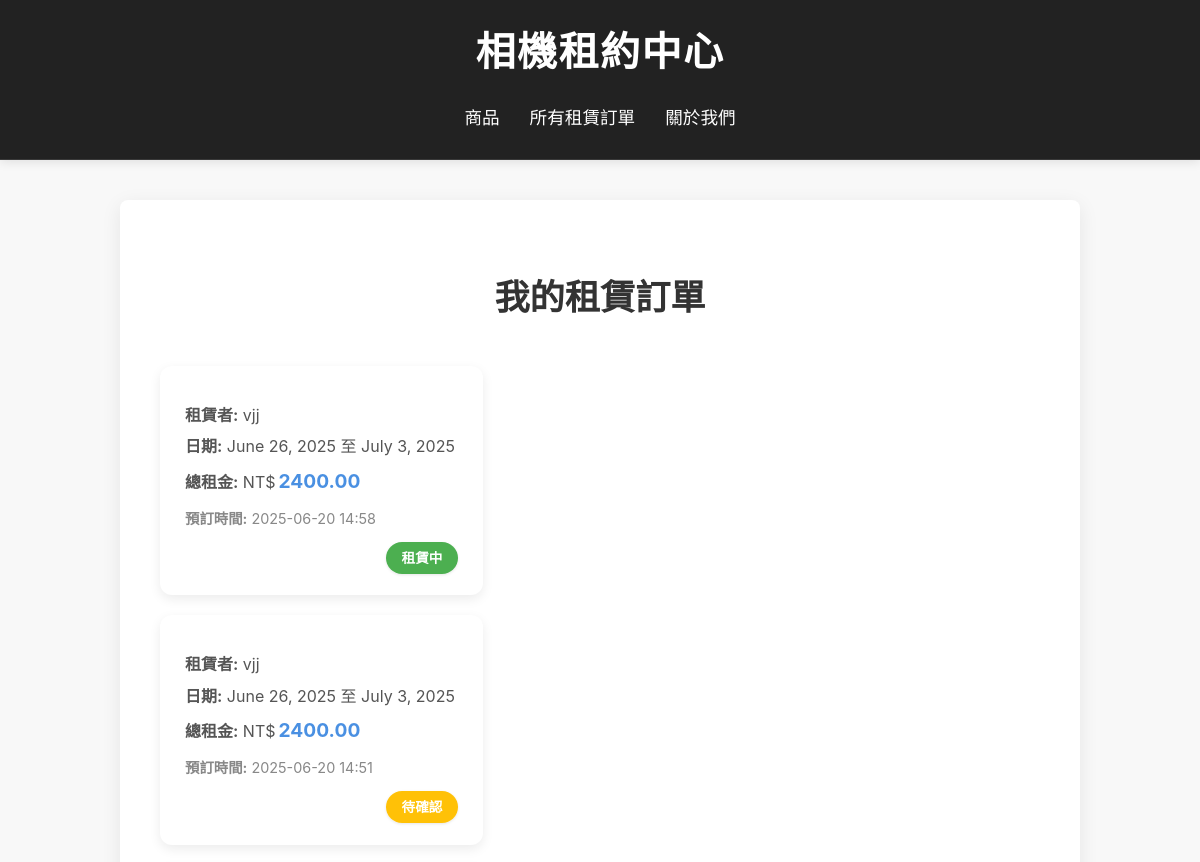
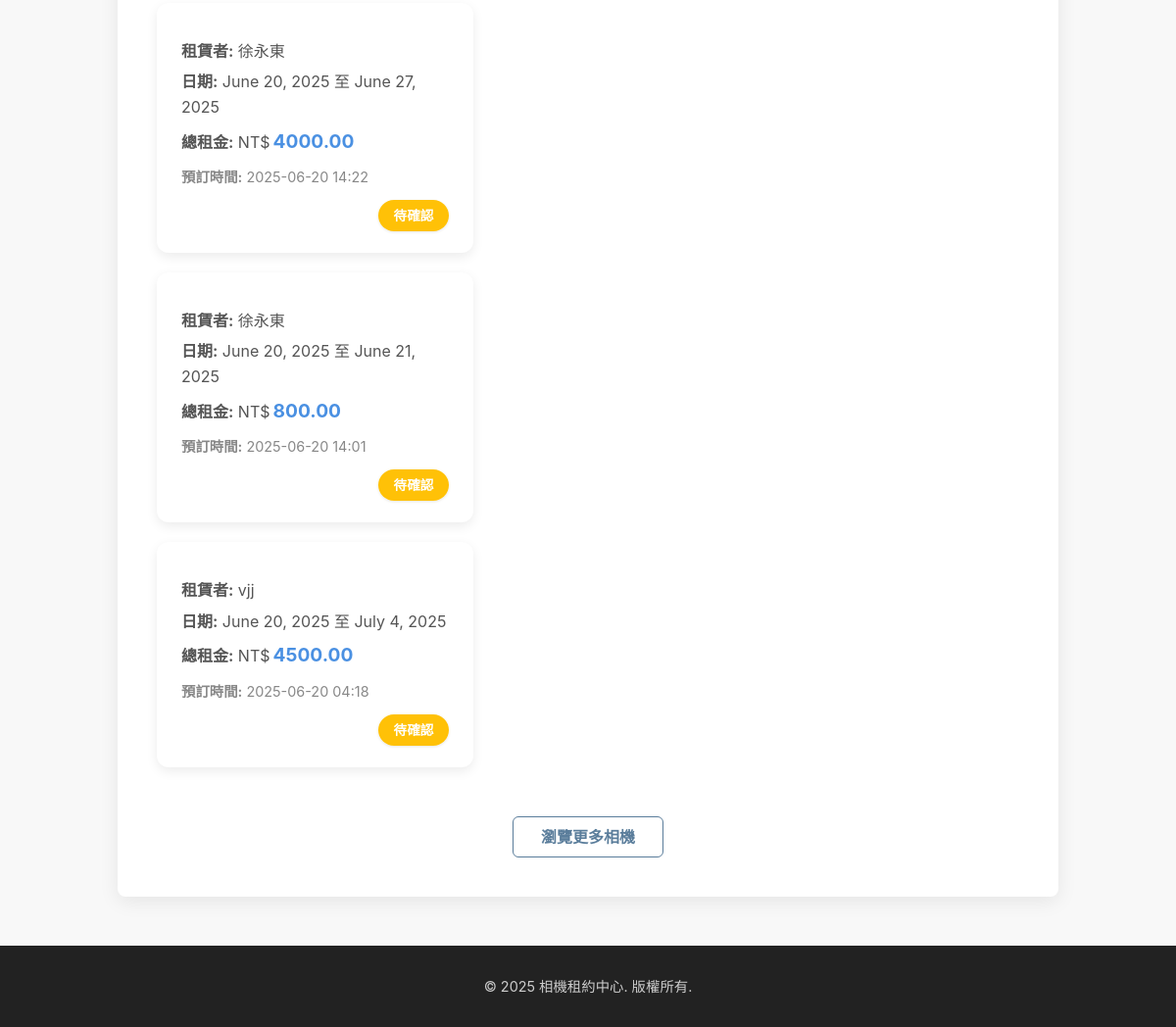
Page /my-rentals/ on the earlier database version (2 pictures, top to bottom).
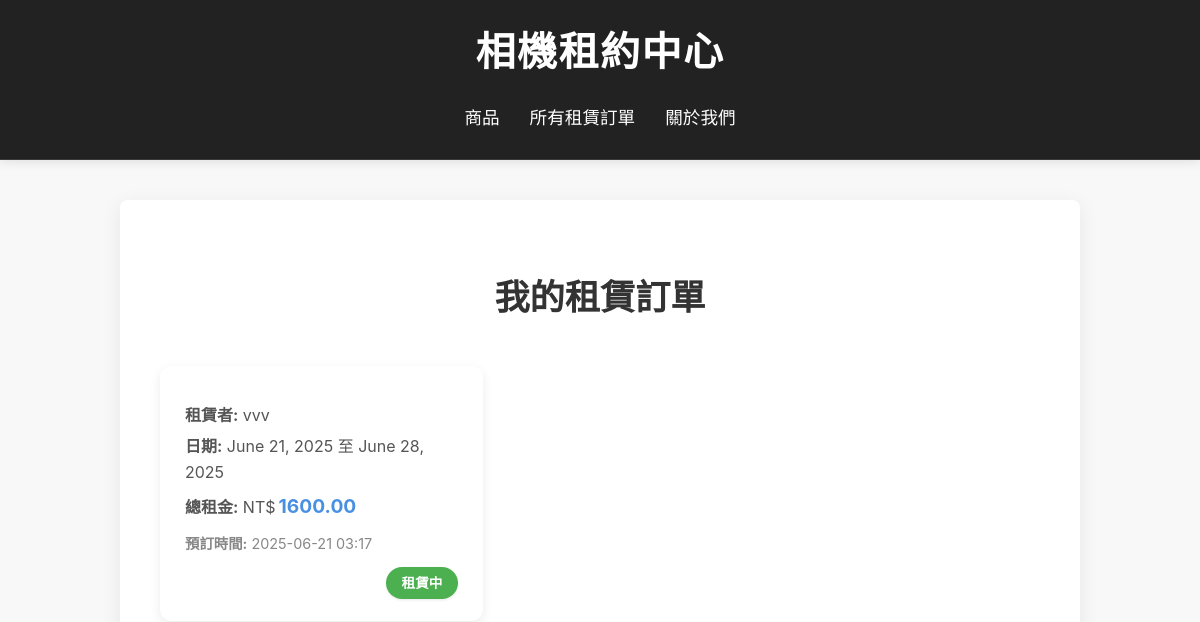
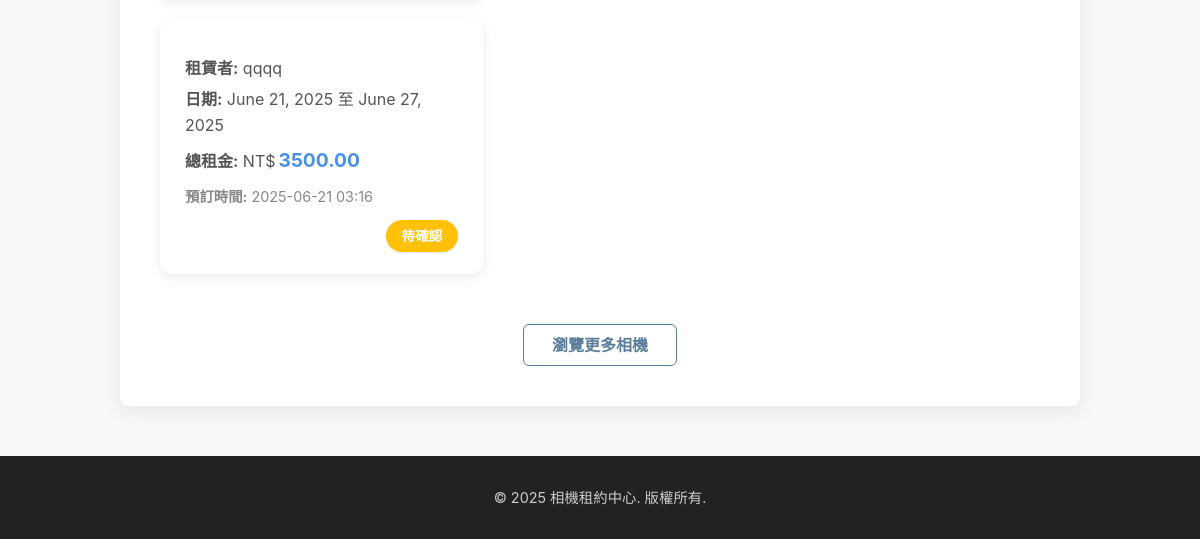
Same page on the later database version (2 pictures, top to bottom).
### rental_app/models.py (models this page shows, shortened)
class Rental(models.Model):
    STATUS_CHOICES = [
        ('pending', '待確認'),
        ('active', '租賃中'),
        ('returned', '已歸還'),
        ('cancelled', '已取消'),
    ]
    item = models.ForeignKey(Item, on_delete=models.CASCADE, verbose_name="租賃商品")
    user_name = models.CharField(max_length=100, verbose_name="租賃者姓名", help_text="請輸入您的姓名")
    email = models.EmailField(verbose_name="電子郵件", help_text="請輸入您的電子郵件地址")
    start_date = models.DateField(verbose_name="租賃開始日期")
    end_date = models.DateField(verbose_name="租賃結束日期")
    total_price = models.DecimalField(max_digits=8, decimal_places=2, blank=True, null=True, verbose_name="總租金")
    status = models.CharField(max_length=20, choices=STATUS_CHOICES, default='pending', verbose_name="租賃狀態")
    rented_at = models.DateTimeField(auto_now_add=True, verbose_name="預訂時間")
    class Meta:
        verbose_name = "租賃訂單"
        verbose_name_plural = "租賃訂單"
        ordering = ['-rented_at'] # 依預訂時間降序排列

### rental_app/views.py (the view)
# urls.py: path('my-rentals/', views.my_rentals, name='my_rentals'),
def my_rentals(request):
    rentals = Rental.objects.all()
    return render(request, 'rental_app/my_rentals.html', {'rentals': rentals})

### templates/rental_app/my_rentals.html (shortened to what this page needs)
{% extends 'base.html' %}
{% block content %}
    <h2 style="text-align: center; color: #333333; margin-bottom: 40px; font-size: 2.2em; font-weight: 600;">我的租賃訂單</h2>
    {% if rentals %}
        <div class="rental-list">
            {% for rental in rentals %}
                <div class="rental-item">
                    <div class="rental-details">
                        <p><strong>租賃者:</strong> {{ rental.user_name }}</p>
                        <p><strong>日期:</strong> {{ rental.start_date }} 至 {{ rental.end_date }}</p>
                        <p><strong>總租金:</strong> NT$<span class="amount">{{ rental.total_price }}</span></p>
                        <p class="rented-at"><strong>預訂時間:</strong> {{ rental.rented_at|date:"Y-m-d H:i" }}</p>
                    </div>
                    <div class="rental-status">
                        <span class="status-badge status-{{ rental.status }}">{{ rental.get_status_display }}</span>
                    </div>
                </div>
            {% endfor %}
        </div>
    {% else %}
        <p style="text-align: center; color: #777; margin-top: 50px; font-size: 1.1em;">您目前沒有任何租賃訂單。</p>
    {% endif %}
    <div style="text-align: center; margin-top: 50px;">
        <a href="{% url 'camera_list' %}" class="btn btn-secondary">瀏覽更多相機</a>
    </div>
{% endblock %}

Differences in the rows shown:
removed Rental: user_name "vjj", start_date "June 26, 2025", end_date "July 3, 2025", total_price "2400.00", rented_at "2025-06-20 14:58", status "租賃中"
removed Rental: user_name "vjj", start_date "June 26, 2025", end_date "July 3, 2025", total_price "2400.00", rented_at "2025-06-20 14:51", status "待確認"
removed Rental: user_name "徐永東", start_date "June 20, 2025", end_date "June 27, 2025", total_price "4000.00", rented_at "2025-06-20 14:22", status "待確認"
changed Rental: user_name "徐永東" → "vvv"; start_date "June 20, 2025" → "June 21, 2025"; end_date "June 21, 2025" → "June 28, 2025"; total_price "800.00" → "1600.00"; rented_at "2025-06-20 14:01" → "2025-06-21 03:17"; status "待確認" → "租賃中"
changed Rental "待確認": user_name "vjj" → "qqqq"; start_date "June 20, 2025" → "June 21, 2025"; end_date "July 4, 2025" → "June 27, 2025"; total_price "4500.00" → "3500.00"; rented_at "2025-06-20 04:18" → "2025-06-21 03:16"
